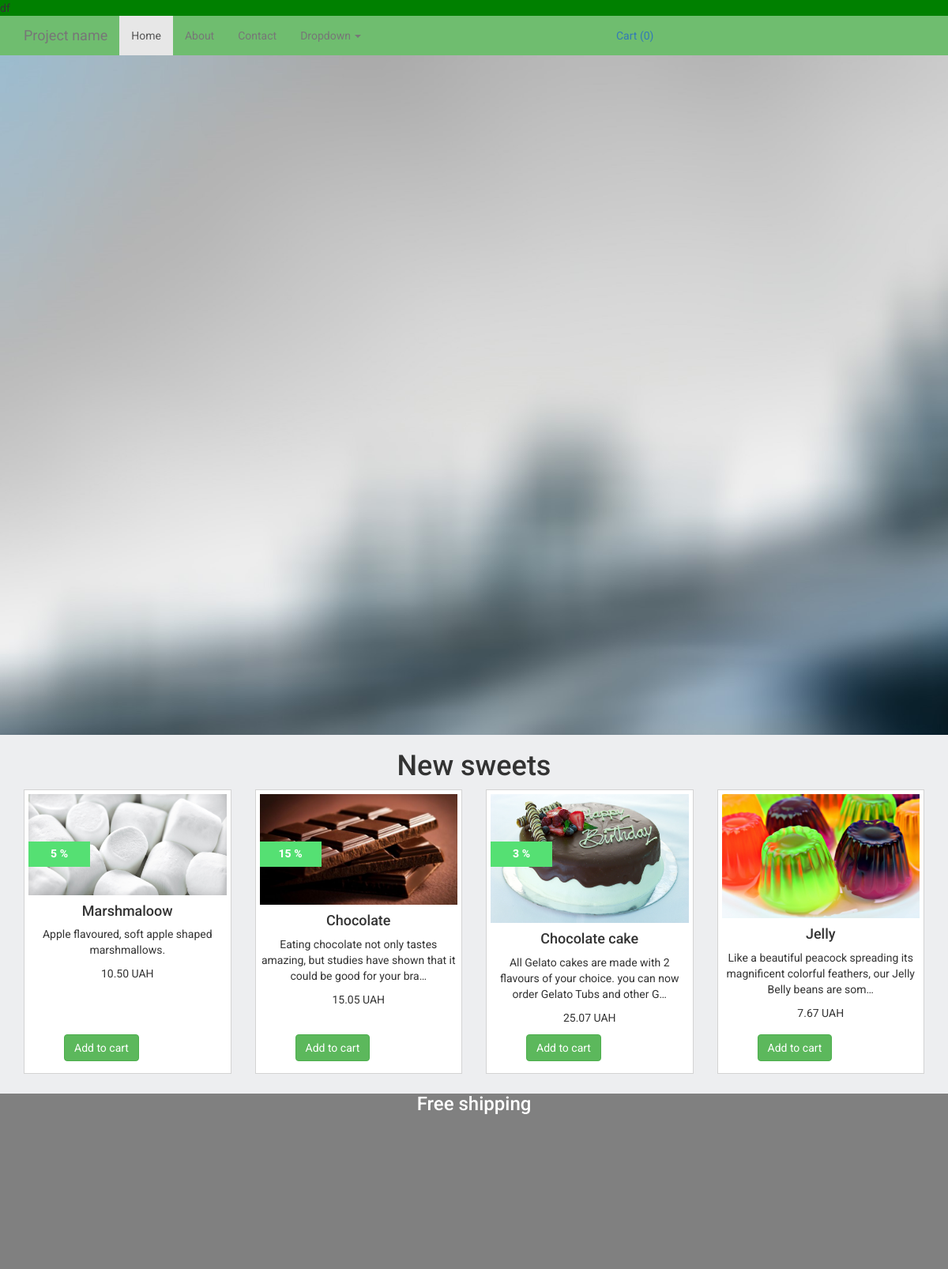
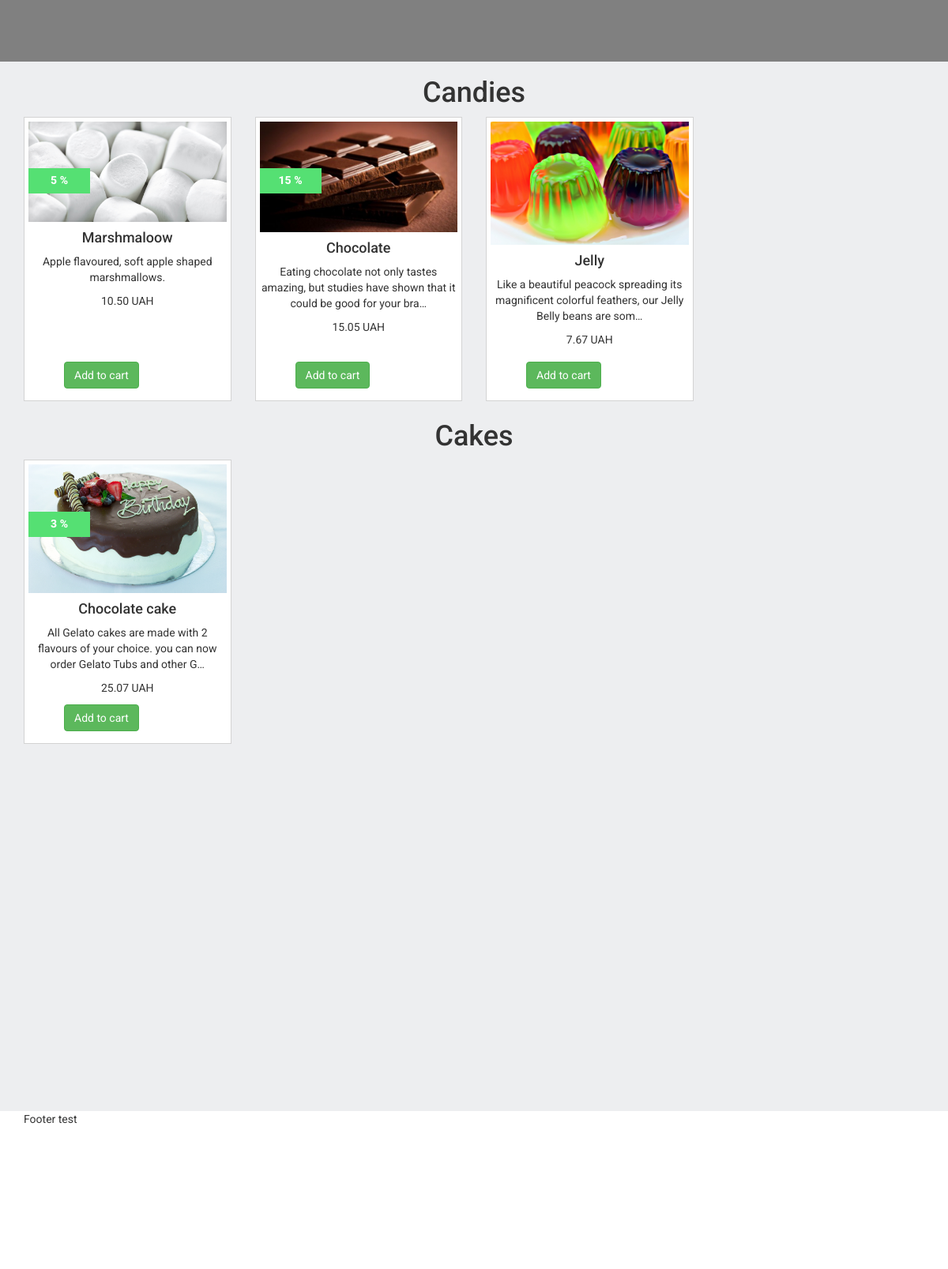
The page / on the database its author committed (2 pictures, top to bottom).
### products/models.py (models this page shows, shortened)
class ProductImage(models.Model):
    product = models.ForeignKey(Product, blank=True, null=True, default=None)
    image = models.ImageField(upload_to='products_images/')
    is_active = models.BooleanField(default=True)
    is_main = models.BooleanField(default=False)
    created = models.DateTimeField(auto_now_add=True, auto_now=False)
    updated = models.DateTimeField(auto_now_add=False, auto_now=True)
    class Meta:
        verbose_name = 'Picture'
        verbose_name_plural = 'My Pictures'

class Product(models.Model):
    name = models.CharField(max_length=150, blank=True, null=True, default=None)
    price = models.DecimalField(max_digits=10, decimal_places=2, default=0)
    discount = models.IntegerField(default=0)
    category = models.ForeignKey(Category, blank=True, null=True, default='candies')
    description = models.TextField(blank=True, null=True, default=None)
    short_description = models.TextField(blank=True, null=True, default=None)
    is_active = models.BooleanField(default=True)
    created = models.DateTimeField(auto_now_add=True, auto_now=False)
    updated = models.DateTimeField(auto_now_add=False, auto_now=True)
    class Meta:
        verbose_name = 'Product'
        verbose_name_plural = 'My Products'

### landing/views.py (the view)
# urls.py: url(r'^$', views.home, name='home'),
def home(request):
	products_images = ProductImage.objects.filter(is_active=True, is_main=True, product__is_active=True)
	products_images_candies = products_images.filter(product__category__id=1)
	products_images_cakes = products_images.filter(product__category__id=2)
	return render(request, 'landing/home.html', locals())

### orders/context_processors.py (called while the page is built)
def getting_cart_info(request):
    session_key = request.session.session_key
    if not session_key:
        request.session.cycle_key()
    products_in_cart = ProductInCart.objects.filter(session_key=session_key,
                                                    is_active=True,
                                                    order__isnull=True)
    products_total_nmb = products_in_cart.count()
    return locals()

### templates/landing/home.html
{% extends 'base.html' %}
{% load static %}
{% block content %}
    <div class="section-top">
        <img src="{% static 'img/background_os.jpg' %}" alt="" class="img-responsive">
    </div>
    <div class="section section1">
        <div class="container">
            <div class="row">
                <div class="col-md-12">
                    <h1 class="text-center">
                        New sweets
                    </h1>
                </div>
                {% for product in products_images %}
                    {% include 'landing/product_item.html' %}
                {% endfor %}
            </div>
        </div>
    </div>
    <div class="section section-delivery">
        <div class="">
            <h3>Free shipping</h3>
        </div>
    </div>
    <div class="section section2 candies-container">
        <div class="container">
            <div class="row">
                <div class="col-md-12">
                    <h1 class="text-center">
                        Candies
                    </h1>
                </div>
                {% for product in products_images_candies %}
                    {% include 'landing/product_item.html' %}
                {% endfor %}
            </div>
        </div>
    </div>
    <div class="section section3 cakes-container">
        <div class="container">
            <div class="row">
                <div class="col-md-12">
                    <h1 class="text-center">
                        Cakes
                    </h1>
                </div>
                {% for product in products_images_cakes %}
                    {% include 'landing/product_item.html' %}
                {% endfor %}
            </div>
        </div>
    </div>
{% endblock %}

### templates/base.html (shortened to what this page needs)
{% load staticfiles %}
<!DOCTYPE html>
<html>
<head>
	<link rel="stylesheet" href="https://cdnjs.cloudflare.com/ajax/libs/twitter-bootstrap/3.3.6/css/bootstrap.min.css">
	<link rel="stylesheet" href="{% static 'css/style.css' %}" type="text/css"/>
</head>
<body>
	<div class="wrapper">
		<div class="wrapper-content">
			{% include 'navbar.html' %}
	        {% block content %}
	        {% endblock content %}
		</div>
	</div>
	{% include 'footer.html' %}
</body>
</html>

### templates/navbar.html (shortened to what this page needs)
    <nav class="navbar navbar-default navbar-top">
        df
    </nav>
    <nav class="navbar navbar-default navbar-main">
      <div class="container">
        <div class="navbar-header">
          <a class="navbar-brand" href="#">Project name</a>
        </div>
        <div id="navbar" class="navbar-collapse collapse">
          <ul class="nav navbar-nav">
            <li class="active"><a href="/">Home</a></li>
            <li><a href="#about">About</a></li>
            <li><a href="#contact">Contact</a></li>
            <li class="dropdown">
              <a href="#" class="dropdown-toggle" data-toggle="dropdown" role="button" aria-haspopup="true" aria-expanded="false">Dropdown <span class="caret"></span></a>
            </li>
          </ul>
          <ul class="nav navbar-nav navbar-right">
            <li>
                <div class="cart-container">
                    <a href="{% url 'cart' %}">Cart <span id="cart_total_nmb">
                        {% if products_total_nmb %}
                            ({{ products_total_nmb }})
                        {% else %}
                            (0)
                        {% endif %}
                    </span></a>
                </div>
            </li>
          </ul>
        </div>
      </div>
    </nav>

### templates/landing/product_item.html
<div class="col-md-3">
    <div class="product-item">
        <div class="">
            <a href="{% url 'product' product.product.id %}">
                <img src="{{ product.image.url }}" alt="" class="img-responsive">
            </a>
        </div>
        {% if product.product.discount %}
            <div class="discount-container">
                <span>{{ product.product.discount }} %</span>
            </div>
        {% endif %}
        <h4>{{ product.product.name }}</h4>
        <p>{{ product.product.description|truncatechars_html:100 }}</p>
        <div class="">
            {{ product.product.price }} UAH
        </div>
        <div class="add-to-card-btn">
            <button class="btn btn-success">
                Add to cart
            </button>
        </div>
    </div>
</div>

### templates/footer.html
<footer class="footer">
    <div class="container">
        <div class="text">
            <p>Footer test</p>
        </div>
    </div>
</footer>

### static/static_dev/css/style.css (style rules this page uses)
html, body { height: 100%; max-height: 100%; font-family: 'Roboto', sans-serif; background-color: #edeef0; }
.navbar { margin-bottom: 0; }
.wrapper { padding-bottom: 100px; }
.wrapper-content { overflow: auto; padding-bottom: 180px; }
.footer { margin-bottom: -100px; background-color: white; height: 200px; margin-top: 180px; }
.section-top { margin-bottom: : 20px; }
.product-item { height: 360px; background-color: white; border: 1px solid lightgrey; position: relative; padding: 5px; text-align: center; margin-bottom: 5px; }
.add-to-card-btn { position: absolute; bottom: 15px; left: 50px; }
.discount-container { position: absolute; top: 18%; background: #55e073; width: 30%; color: white; font-weight: 800; padding: 5px 0 7px 0; }
.section-delivery { height: 300px; background-color: grey; text-align: center; color: white; }
.navbar-top { min-height: 10px; height: 20px; background-color: green; border: none; border-radius: 0; }
.navbar-main { background-color: #6fbd6f; border: none; border-radius: 0; }
.cart-container { position: relative; width: 400px; padding: 15px 10px; }

### rows shown on the page
ProductImage: image (picture), product.discount "5", product.name "Marshmaloow", product.description "Apple flavoured, soft apple shaped marshmallows.", product.price "10.50"
ProductImage: image (picture), product.discount "15", product.name "Chocolate", product.description "Eating chocolate not only tastes amazing, but studies have shown that it could be good for your bra…", product.price "15.05"
ProductImage: image (picture), product.discount "3", product.name "Chocolate cake", product.description "All Gelato cakes are made with 2 flavours of your choice. you can now order Gelato Tubs and other G…", product.price "25.07"
ProductImage: image (picture), product.name "Jelly", product.description "Like a beautiful peacock spreading its magnificent colorful feathers, our Jelly Belly beans are som…", product.price "7.67"
